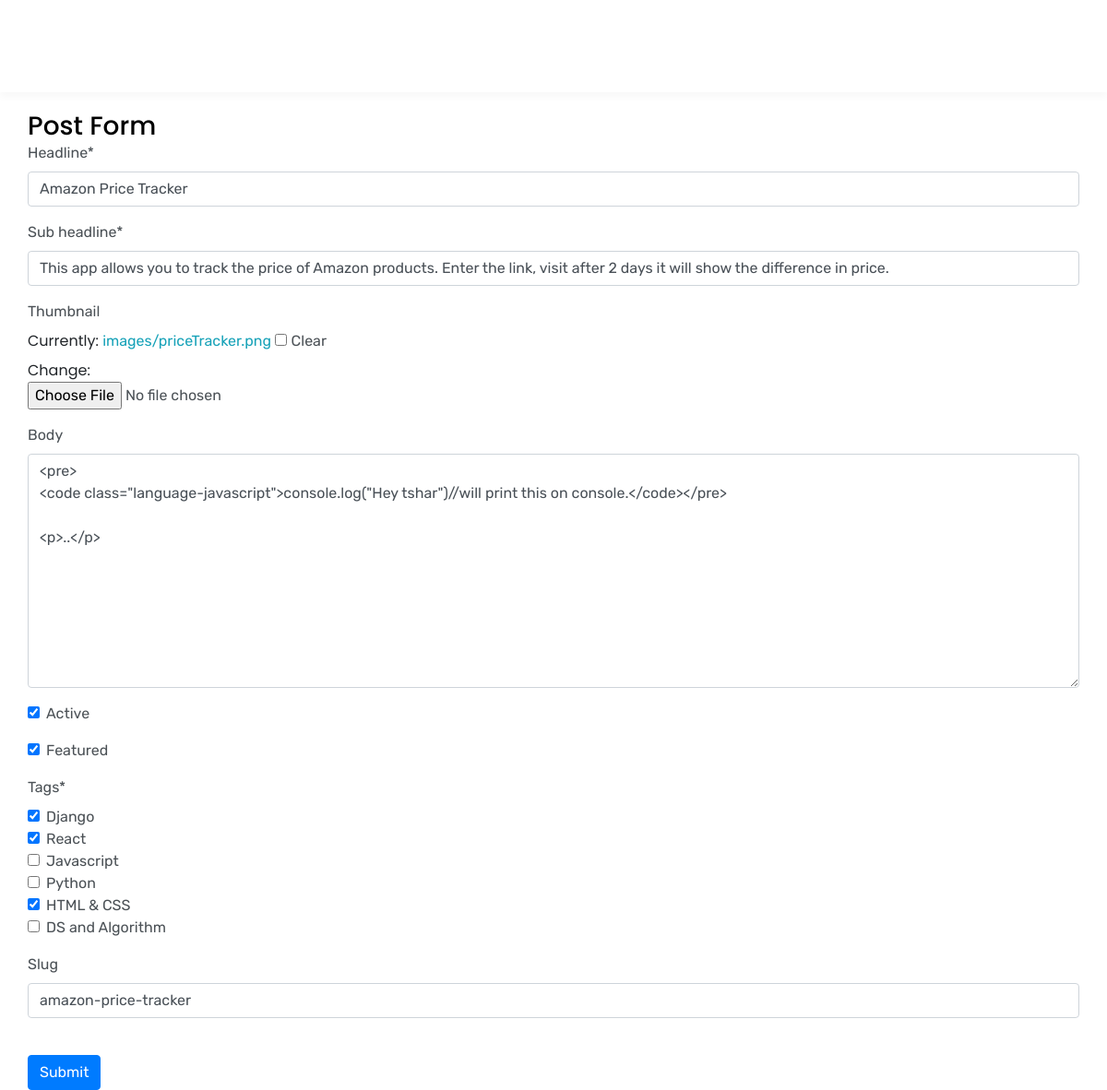
The app's page /update_post/amazon-price-tracker (signed in) with its own data.
### base/models.py (models this page shows, shortened)
class Post(models.Model):
	headline = models.CharField(max_length = 200)
	sub_headline = models.CharField(max_length = 200)
	thumbnail = models.ImageField(null = True, blank = True, upload_to = 'images', default = "desktop wallpaper.jpg")
	body = RichTextUploadingField(null = True, blank = True)
	created = models.DateTimeField(auto_now_add = True)
	active = models.BooleanField(default = False)
	featured = models.BooleanField(default = False)
	tags = models.ManyToManyField(Tag, null = True)
	slug = models.SlugField(null = True, blank = True)

### base/views.py (the view)
# urls.py: path('update_post/<str:slug>', views.updatePost, name="update_post"),
@login_required(login_url = 'home')
def updatePost(request, slug):
	post = Post.objects.get(slug = slug)
	form = CreatePost(instance = post)
	if request.method == "POST":
		form = CreatePost(request.POST, request.FILES, instance = post)
		if form.is_valid():
			form.save()
		return redirect('posts')
	context = {'form' : form}
	return render(request, 'base/post_form.html', context)

### base/forms.py
class CreatePost(ModelForm):
	class Meta:
		model = Post
		fields = '__all__'
		widgets = {
		'tags': forms.CheckboxSelectMultiple(),
		}

### base/models.py (called while the page is built)
	def __str__(self):
		return self.name

### base/templates/base/post_form.html (shortened to what this page needs)
{% extends 'base/main.html' %}
{% load static %}
{% load crispy_forms_tags %}
{% block content %}
<br>
<br>
<br>
<br>
<br>
<div class="main-container">
	<h3>Post Form</h3>
	<form action="" method="POST" enctype="multipart/form-data" class="ui form">
		{{form|crispy}}
		<br>
		<input type="submit" value="Submit" class="btn btn-primary">
	</form>
</div>
{% endblock content %}

### static/css/default.css (style rules this page uses)
:root { --mainText:black; --secondaryText:#4b5156; --maincolor:#eaeaea; --secondarycolor:#fff; --bordercolor:#c1c1c1; --themeDotBorder: #24292e; --previewbg: rgb(251, 249, 241, 0.8 ); --previewShadow:#f0ead6; --buttonColor: black; }
html, body { padding: 0; margin: 0; }
h1, h2, h3, h4, h5, h6 { color: var(--mainText); font-family: 'Poppins', sans-serif; font-weight: 500; }
body { background-color: var(--maincolor); }
body * { transition: 0.3s; }
p, li, span, input, label, textarea, a { color: var(--secondaryText); font-family: 'Rubik', monospace; }
a { text-decoration: none; color: #17a2b8; }
h3 { font-size: 28px; }
.main-container { width: 1200px; margin: 0 auto; }
@media screen and (max-width: 1200px) { .main-container { width: 95%; } }

### static/css/templatemo-digimedia-v1.css (style rules this page uses)
html, body, div, span, applet, object, iframe, h1, h2, h3, h4, h5, h6, p, blockquote, div pre, a, abbr, acronym, address, big, cite, code, del, dfn, em, font, img, ins, kbd, q, s, samp, small, strike, strong, sub, sup, tt, var, b, u, i, center, dl, dt, dd, ol, ul, li, figure, header, nav, section, article, aside, footer, figcaption { margin: 0; padding: 0; border: 0; outline: 0; }
* { box-sizing: border-box; }
html, body { font-family: 'Poppins', sans-serif; font-weight: 400; background-color: #fff; -ms-text-size-adjust: 100%; -webkit-font-smoothing: antialiased; -moz-osx-font-smoothing: grayscale; }
a { text-decoration: none !important; }
h1, h2, h3, h4, h5, h6 { margin-top: 0px; margin-bottom: 0px; }
html, body { background: #fff; font-family: 'Poppins', sans-serif; }

### records on screen
Post: headline "Amazon Price Tracker", sub_headline "This app allows you to track the price of Amazon products. Enter the link, visit after 2 days it will show the difference in price.", body "<pre> <code class=\"language-javascript\">console.log(\"Hey tshar\")//will print this on console.</code></pre> <p>..</p>", active "☑", featured "☑", slug "amazon-price-tracker"
